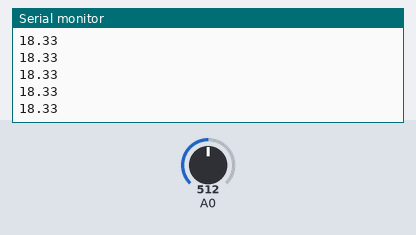
A sketch run on a simulated Arduino Uno, built with avr-gcc and run on an emulated ATmega328P. Parts: the last lines printed to the serial monitor. Inputs (shaded band) come from the test bench; at power-on: A0 = 512.

Above: at 1.2 s.
1.3 s: A0 set to 716
At 1.31 s:
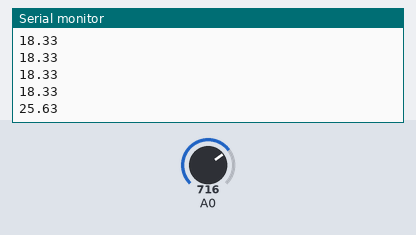
2.8 s: A0 set to 900
At 2.82 s:
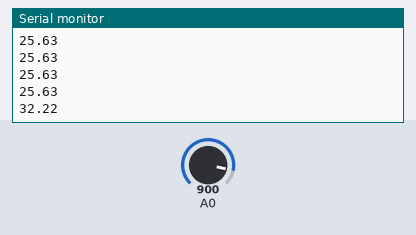
Timing chart, 0 to 5.8 s (numbered marks = the images above; inputs shaded):
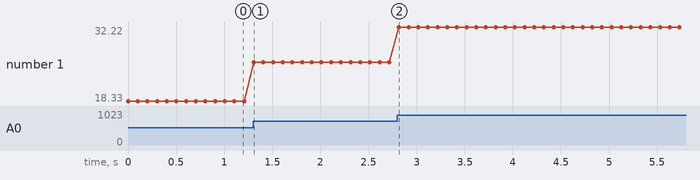

Measured:
- after the input at 1.3 s, the serial monitor: prints a new line at once (image 1)
- after the input at 2.8 s, the serial monitor: prints a new line at once (image 2)
- plotted number 1: 18.33 → 25.63 after the input at 1.3 s, 25.63 → 32.22 after the input at 2.8 s

The sketch:

_0to1024.ino
```cpp
void setup() {
  // put your setup code here, to run once:
pinMode(A0, INPUT);
Serial.begin(9600);
}

void loop() {
  int a=analogRead(A0);
  Serial.println(a*0.0358);
 // analogWrite(3,a);

  delay(100);
/*for(int i=0; i<=1024; i++)
{
  analogWrite(3,i);
  delay(100);

}
*/
}
```
